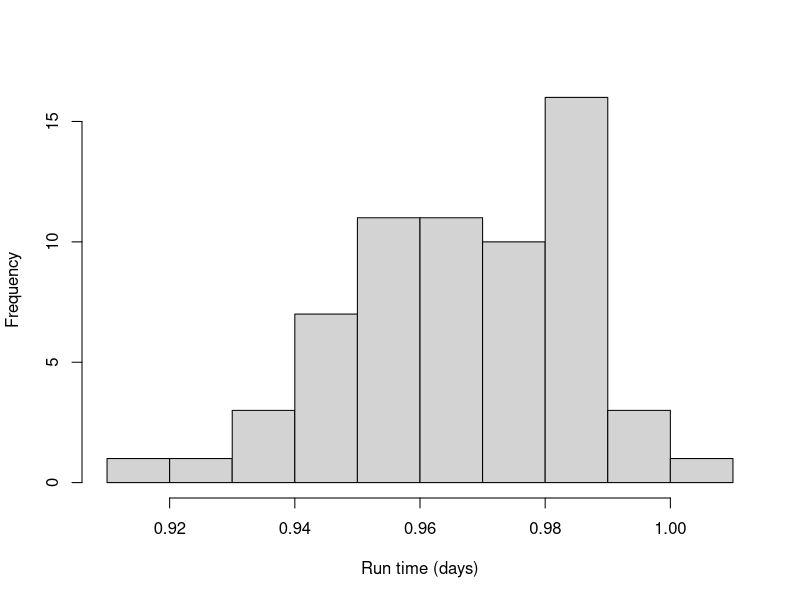

The R source for this figure:
## ---- chunk 1
x=read.table("times.txt")
hist(x$V1/(24*60^2),xlab="Run time (days)",main="")
meanrtime=mean(x$V1/(24*60^2))
